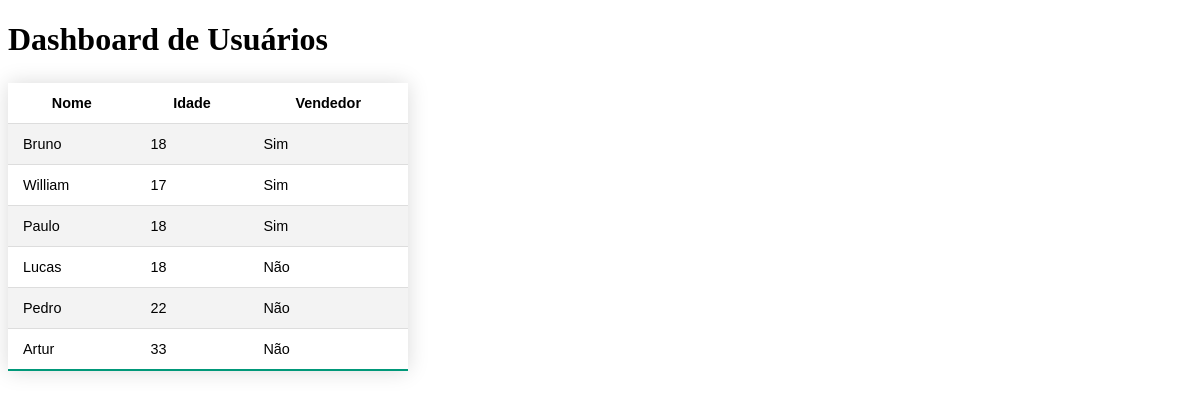
/users/, run on the app's committed database.
### app/models.py (models this page shows, shortened)
class User(models.Model):
  nome = models.CharField(max_length=100)
  idade = models.IntegerField()
  cpf = models.CharField(max_length=100)
  isVendedor = models.BooleanField(default=False)

### app/views.py (the view)
# urls.py: path('users/', views.users, name='users'),
def users(request):
    users = User.objects.all()
    return render(request, 'users.html', {'users': users})

### app/templates/users.html (shortened to what this page needs)
<!DOCTYPE html>
<html>
<head>
</head>
<body>
    <h1>Dashboard de Usuários</h1>
    <table class="styled-table">
        <tr>
            <th>Nome</th>
            <th>Idade</th>
            <th>Vendedor</th>
        </tr>
        {% for user in users %}
            <tr>
                <td>{{ user.nome }}</td>
                <td>{{ user.idade }}</td>
                <td>{% if user.isVendedor %}Sim{% else %}Não{% endif %}</td>
            </tr>
        {% endfor %}
    </table>
</body>
</html>

### app/templates/users.html (style rules this page uses)
.styled-table { border-collapse: collapse; margin: 25px 0; font-size: 0.9em; font-family: sans-serif; min-width: 400px; box-shadow: 0 0 20px rgba(0, 0, 0, 0.15); }
.styled-table th, .styled-table td { padding: 12px 15px; }
.styled-table tbody tr { border-bottom: 1px solid #dddddd; }
.styled-table tbody tr:nth-of-type(even) { background-color: #f3f3f3; }
.styled-table tbody tr:last-of-type { border-bottom: 2px solid #009879; }

### data on the page
User: nome "Bruno", idade "18", isVendedor "Sim"
User: nome "William", idade "17", isVendedor "Sim"
User: nome "Paulo", idade "18", isVendedor "Sim"
User: nome "Lucas", idade "18", isVendedor "Não"
User: nome "Pedro", idade "22", isVendedor "Não"
User: nome "Artur", idade "33", isVendedor "Não"
